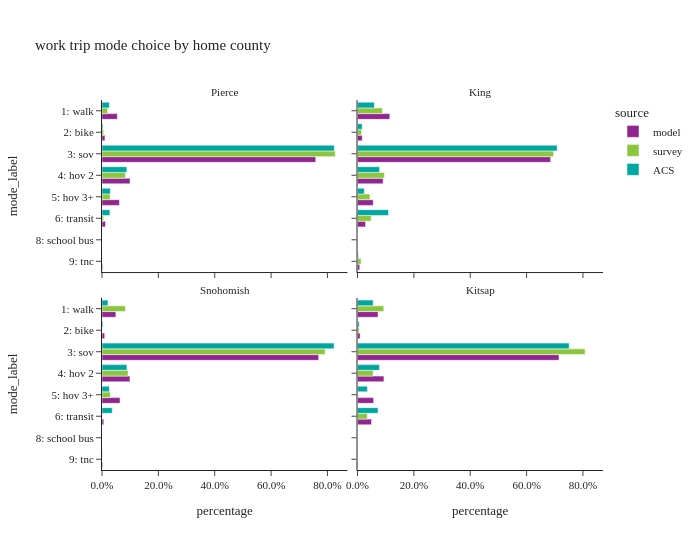

Source (notebook cell):
### Code cell
df_plot = (
    wk_trip.group_by(['source', 'CountyName', 'mode_label'])
    .agg([
        pl.col('trexpfac').sum().alias('trexpfac'),
        pl.col('trexpfac').count().alias('sample count')
    ])
    .with_columns((pl.col('trexpfac') / pl.col('trexpfac').sum().over(['source', 'CountyName'])).alias('percentage'))
)

df_acs_county = (
    df_acs.filter(pl.col('county') != "Region")
    .select(['source', 'county', 'mode_label', 'trexpfac', 'percentage'])
    .rename({'county': 'CountyName'})
)
df_plot = pl.concat([df_plot, df_acs_county], how='diagonal').filter(pl.col('CountyName') != "Outside Region")

fig = px.bar(df_plot.sort(['mode_label'], descending=True).to_pandas(),
             x="percentage", y="mode_label", color="source", barmode="group",
             facet_col='CountyName', facet_col_wrap=2, orientation='h',
             hover_data=['sample count'],
             category_orders={"source": ["model", "survey", "ACS"]},
             title="work trip mode choice by home county")
fig.update_layout(width=700, height=550)
fig.for_each_annotation(lambda a: a.update(text=a.text.split("=")[-1]))
fig.for_each_xaxis(lambda a: a.update(tickformat=".1%"))
fig.show()

### Figure 1 — Plotly figure (JSON) as saved in the notebook; plotly's stock layout.template omitted (floating-point values rounded to 4 significant figures)
{"data": [{"alignmentgroup": "True", "customdata": [[994.0], [6.0], [4796.0], [23980.0], [38590.0], [293600.0], [4059.0], [21070.0]], "hovertemplate": "source=model<br>CountyName=Pierce<br>percentage=%{x}<br>mode_label=%{y}<br>sample count=%{customdata[0]}<extra></extra>", "legendgroup": "model", "marker": {"color": "#91268F", "pattern": {"shape": ""}}, "name": "model", "offsetgroup": "model", "orientation": "h", "showlegend": true, "textposition": "auto", "type": "bar", "x": [0.002568, 1.55e-05, 0.01239, 0.06195, 0.09968, 0.7585, 0.01048, 0.05442], "xaxis": "x3", "y": ["9: tnc", "8: school bus", "6: transit", "5: hov 3+", "4: hov 2", "3: sov", "2: bike", "1: walk"], "yaxis": "y3"}, {"alignmentgroup": "True", "customdata": [[9836.0], [10.0], [35420.0], [69550.0], [113300.0], [853900.0], [20950.0], [142800.0]], "hovertemplate": "source=model<br>CountyName=King<br>percentage=%{x}<br>mode_label=%{y}<br>sample count=%{customdata[0]}<extra></extra>", "legendgroup": "model", "marker": {"color": "#91268F", "pattern": {"shape": ""}}, "name": "model", "offsetgroup": "model", "orientation": "h", "showlegend": false, "textposition": "auto", "type": "bar", "x": [0.007896, 8.027e-06, 0.02843, 0.05583, 0.09097, 0.6854, 0.01682, 0.1146], "xaxis": "x4", "y": ["9: tnc", "8: school bus", "6: transit", "5: hov 3+", "4: hov 2", "3: sov", "2: bike", "1: walk"], "yaxis": "y4"}, {"alignmentgroup": "True", "customdata": [[992.0], [13.0], [2648.0], [25960.0], [40220.0], [311700.0], [3870.0], [19930.0]], "hovertemplate": "source=model<br>CountyName=Snohomish<br>percentage=%{x}<br>mode_label=%{y}<br>sample count=%{customdata[0]}<extra></extra>", "legendgroup": "model", "marker": {"color": "#91268F", "pattern": {"shape": ""}}, "name": "model", "offsetgroup": "model", "orientation": "h", "showlegend": false, "textposition": "auto", "type": "bar", "x": [0.002448, 3.208e-05, 0.006534, 0.06406, 0.09923, 0.769, 0.009549, 0.04917], "xaxis": "x", "y": ["9: tnc", "8: school bus", "6: transit", "5: hov 3+", "4: hov 2", "3: sov", "2: bike", "1: walk"], "yaxis": "y"}, {"alignmentgroup": "True", "customdata": [[240.0], [5756.0], [6625.0], [10840.0], [82750.0], [1082.0], [8439.0]], "hovertemplate": "source=model<br>CountyName=Kitsap<br>percentage=%{x}<br>mode_label=%{y}<br>sample count=%{customdata[0]}<extra></extra>", "legendgroup": "model", "marker": {"color": "#91268F", "pattern": {"shape": ""}}, "name": "model", "offsetgroup": "model", "orientation": "h", "showlegend": false, "textposition": "auto", "type": "bar", "x": [0.002074, 0.04973, 0.05724, 0.09371, 0.715, 0.009349, 0.07292], "xaxis": "x2", "y": ["9: tnc", "6: transit", "5: hov 3+", "4: hov 2", "3: sov", "2: bike", "1: walk"], "yaxis": "y2"}, {"alignmentgroup": "True", "customdata": [[6.0], [8.0], [5.0], [25.0], [231.0], [3.0], [23.0]], "hovertemplate": "source=survey<br>CountyName=Pierce<br>percentage=%{x}<br>mode_label=%{y}<br>sample count=%{customdata[0]}<extra></extra>", "legendgroup": "survey", "marker": {"color": "#8CC63E", "pattern": {"shape": ""}}, "name": "survey", "offsetgroup": "survey", "orientation": "h", "showlegend": true, "textposition": "auto", "type": "bar", "x": [0.02896, 0.005716, 0.02864, 0.08298, 0.8276, 0.005912, 0.02021], "xaxis": "x3", "y": [null, "6: transit", "5: hov 3+", "4: hov 2", "3: sov", "2: bike", "1: walk"], "yaxis": "y3"}, {"alignmentgroup": "True", "customdata": [[24.0], [14.0], [231.0], [41.0], [81.0], [1052.0], [117.0], [307.0]], "hovertemplate": "source=survey<br>CountyName=King<br>percentage=%{x}<br>mode_label=%{y}<br>sample count=%{customdata[0]}<extra></extra>", "legendgroup": "survey", "marker": {"color": "#8CC63E", "pattern": {"shape": ""}}, "name": "survey", "offsetgroup": "survey", "orientation": "h", "showlegend": false, "textposition": "auto", "type": "bar", "x": [0.001282, 0.0127, 0.04852, 0.04406, 0.09538, 0.6958, 0.01406, 0.08824], "xaxis": "x4", "y": [null, "9: tnc", "6: transit", "5: hov 3+", "4: hov 2", "3: sov", "2: bike", "1: walk"], "yaxis": "y4"}, {"alignmentgroup": "True", "customdata": [[1.0], [3.0], [11.0], [22.0], [209.0], [9.0]], "hovertemplate": "source=survey<br>CountyName=Snohomish<br>percentage=%{x}<br>mode_label=%{y}<br>sample count=%{customdata[0]}<extra></extra>", "legendgroup": "survey", "marker": {"color": "#8CC63E", "pattern": {"shape": ""}}, "name": "survey", "offsetgroup": "survey", "orientation": "h", "showlegend": false, "textposition": "auto", "type": "bar", "x": [0.002324, 0.001092, 0.02945, 0.09262, 0.7916, 0.08289], "xaxis": "x", "y": [null, "6: transit", "5: hov 3+", "4: hov 2", "3: sov", "1: walk"], "yaxis": "y"}, {"alignmentgroup": "True", "customdata": [[2.0], [6.0], [3.0], [8.0], [105.0], [3.0], [10.0]], "hovertemplate": "source=survey<br>CountyName=Kitsap<br>percentage=%{x}<br>mode_label=%{y}<br>sample count=%{customdata[0]}<extra></extra>", "legendgroup": "survey", "marker": {"color": "#8CC63E", "pattern": {"shape": ""}}, "name": "survey", "offsetgroup": "survey", "orientation": "h", "showlegend": false, "textposition": "auto", "type": "bar", "x": [0.001812, 0.03471, 0.001272, 0.05544, 0.8078, 0.005656, 0.0933], "xaxis": "x2", "y": [null, "6: transit", "5: hov 3+", "4: hov 2", "3: sov", "2: bike", "1: walk"], "yaxis": "y2"}, {"alignmentgroup": "True", "customdata": [[NaN], [NaN], [NaN], [NaN], [NaN], [NaN], [NaN]], "hovertemplate": "source=ACS<br>CountyName=Pierce<br>percentage=%{x}<br>mode_label=%{y}<br>sample count=%{customdata[0]}<extra></extra>", "legendgroup": "ACS", "marker": {"color": "#00A7A0", "pattern": {"shape": ""}}, "name": "ACS", "offsetgroup": "ACS", "orientation": "h", "showlegend": true, "textposition": "auto", "type": "bar", "x": [0.0004923, 0.02798, 0.02975, 0.08818, 0.8243, 0.003303, 0.02597], "xaxis": "x3", "y": ["9: tnc", "6: transit", "5: hov 3+", "4: hov 2", "3: sov", "2: bike", "1: walk"], "yaxis": "y3"}, {"alignmentgroup": "True", "customdata": [[NaN], [NaN], [NaN], [NaN], [NaN], [NaN], [NaN]], "hovertemplate": "source=ACS<br>CountyName=King<br>percentage=%{x}<br>mode_label=%{y}<br>sample count=%{customdata[0]}<extra></extra>", "legendgroup": "ACS", "marker": {"color": "#00A7A0", "pattern": {"shape": ""}}, "name": "ACS", "offsetgroup": "ACS", "orientation": "h", "showlegend": false, "textposition": "auto", "type": "bar", "x": [0.002705, 0.1102, 0.02409, 0.07797, 0.7085, 0.01655, 0.06], "xaxis": "x4", "y": ["9: tnc", "6: transit", "5: hov 3+", "4: hov 2", "3: sov", "2: bike", "1: walk"], "yaxis": "y4"}, {"alignmentgroup": "True", "customdata": [[NaN], [NaN], [NaN], [NaN], [NaN], [NaN], [NaN]], "hovertemplate": "source=ACS<br>CountyName=Snohomish<br>percentage=%{x}<br>mode_label=%{y}<br>sample count=%{customdata[0]}<extra></extra>", "legendgroup": "ACS", "marker": {"color": "#00A7A0", "pattern": {"shape": ""}}, "name": "ACS", "offsetgroup": "ACS", "orientation": "h", "showlegend": false, "textposition": "auto", "type": "bar", "x": [0.001062, 0.03642, 0.02609, 0.08844, 0.8236, 0.003255, 0.02112], "xaxis": "x", "y": ["9: tnc", "6: transit", "5: hov 3+", "4: hov 2", "3: sov", "2: bike", "1: walk"], "yaxis": "y"}, {"alignmentgroup": "True", "customdata": [[NaN], [NaN], [NaN], [NaN], [NaN], [NaN], [NaN]], "hovertemplate": "source=ACS<br>CountyName=Kitsap<br>percentage=%{x}<br>mode_label=%{y}<br>sample count=%{customdata[0]}<extra></extra>", "legendgroup": "ACS", "marker": {"color": "#00A7A0", "pattern": {"shape": ""}}, "name": "ACS", "offsetgroup": "ACS", "orientation": "h", "showlegend": false, "textposition": "auto", "type": "bar", "x": [0.0009798, 0.07303, 0.03527, 0.0779, 0.7512, 0.005897, 0.05574], "xaxis": "x2", "y": ["9: tnc", "6: transit", "5: hov 3+", "4: hov 2", "3: sov", "2: bike", "1: walk"], "yaxis": "y2"}], "layout": {"annotations": [{"font": {}, "showarrow": false, "text": "Snohomish", "x": 0.245, "xanchor": "center", "xref": "paper", "y": 0.465, "yanchor": "bottom", "yref": "paper"}, {"font": {}, "showarrow": false, "text": "Kitsap", "x": 0.755, "xanchor": "center", "xref": "paper", "y": 0.465, "yanchor": "bottom", "yref": "paper"}, {"font": {}, "showarrow": false, "text": "Pierce", "x": 0.245, "xanchor": "center", "xref": "paper", "y": 1.0, "yanchor": "bottom", "yref": "paper"}, {"font": {}, "showarrow": false, "text": "King", "x": 0.755, "xanchor": "center", "xref": "paper", "y": 1.0, "yanchor": "bottom", "yref": "paper"}], "barmode": "group", "height": 550, "legend": {"title": {"text": "source"}, "tracegroupgap": 0}, "title": {"text": "work trip mode choice by home county"}, "width": 700, "xaxis": {"anchor": "y", "domain": [0.0, 0.49], "tickformat": ".1%", "title": {"text": "percentage"}}, "xaxis2": {"anchor": "y2", "domain": [0.51, 1.0], "matches": "x", "tickformat": ".1%", "title": {"text": "percentage"}}, "xaxis3": {"anchor": "y3", "domain": [0.0, 0.49], "matches": "x", "showticklabels": false, "tickformat": ".1%"}, "xaxis4": {"anchor": "y4", "domain": [0.51, 1.0], "matches": "x", "showticklabels": false, "tickformat": ".1%"}, "yaxis": {"anchor": "x", "domain": [0.0, 0.465], "title": {"text": "mode_label"}}, "yaxis2": {"anchor": "x2", "domain": [0.0, 0.465], "matches": "y", "showticklabels": false}, "yaxis3": {"anchor": "x3", "domain": [0.535, 1.0], "matches": "y", "title": {"text": "mode_label"}}, "yaxis4": {"anchor": "x4", "domain": [0.535, 1.0], "matches": "y", "showticklabels": false}}}
